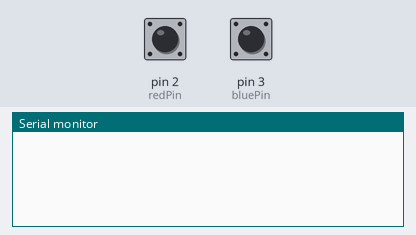
This sketch was run on a simulated Arduino Uno, built with avr-gcc and run on an emulated ATmega328P. Parts: the last lines printed to the serial monitor. The test bench sets the inputs (shaded band); at power-on: pin 2 (redPin) HIGH, pin 3 (bluePin) HIGH.

Above: at 1.2 s.
1.3 s: pin 2 (redPin) pulled LOW for 0.15 s
At 1.9 s:
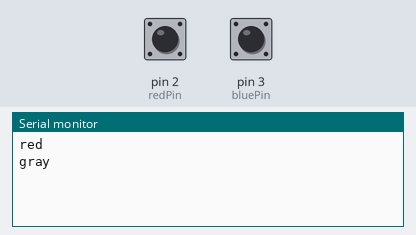
3.0 s: pin 3 (bluePin) pulled LOW for 0.15 s
At 3.16 s:
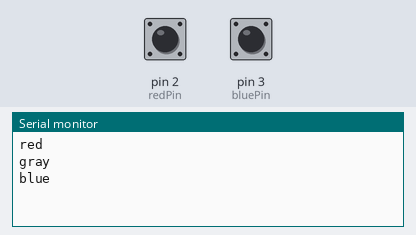

The sketch:

minigame.ino
```cpp
const int redPin = 2;
const int bluePin = 3;
int redState = 0;
int blueState = 0;

void setup() {
  Serial.begin(115200);
  pinMode(redPin, INPUT_PULLUP);
  pinMode(bluePin, INPUT_PULLUP);
}


void loop() {
  // put your main code here, to run repe atedly:
  redState = digitalRead(redPin);
  blueState = digitalRead(bluePin);
  if (redState == LOW) {
    Serial.println("red");
    delay(200);  // Petit délai pour éviter les rebonds
    Serial.println("gray");
  }

  if (blueState == LOW) {
    Serial.println("blue");
    delay(200);  // Petit délai pour éviter les rebonds
    Serial.println("gray");
  }
  // if data is available to read
  // if (Serial.available()>0){
  //   char data= Serial.read();

  // }
}
```

Measured:
- after the input at 1.3 s, the serial monitor: prints a new line at once (image 1)
- after the input at 3.0 s, the serial monitor: prints a new line at once (image 2)
